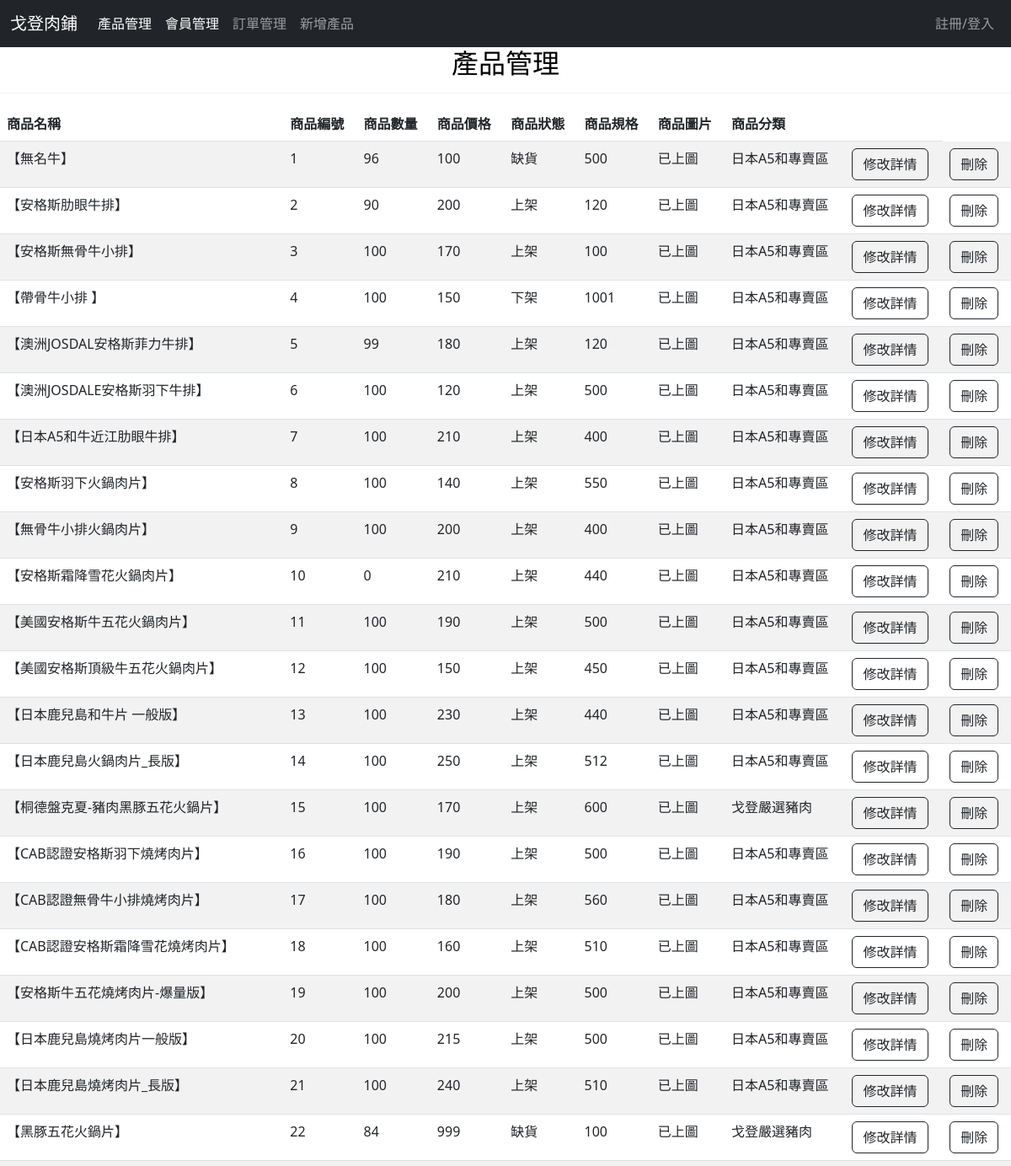
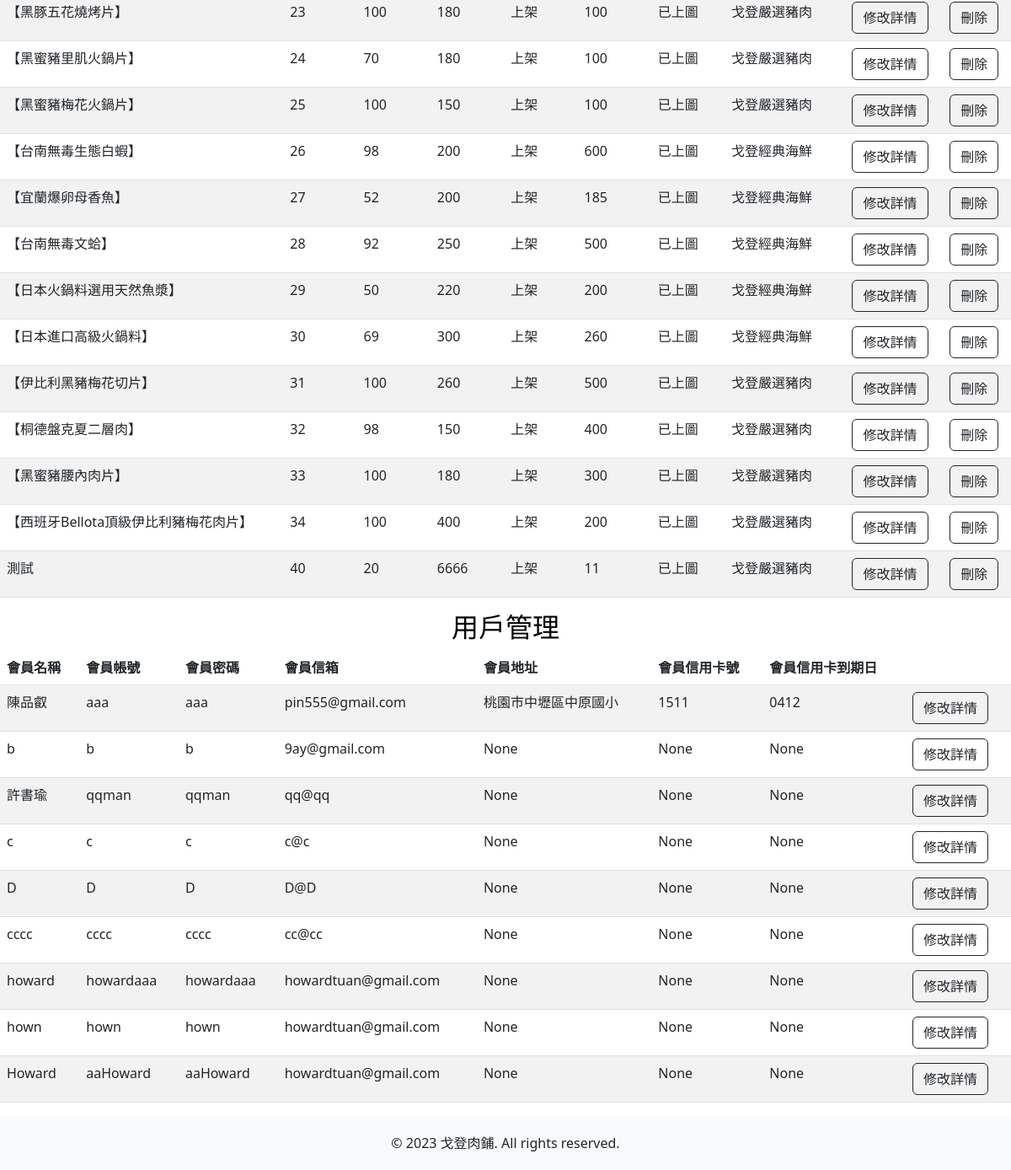
/dashboard/, run on the app's committed database (2 pictures, top to bottom).
### mywebsite/models.py (models this page shows)
class product(models.Model):
    PRODUCT_STATUS_CHOICES = [
        ('IN_STOCK', '上架'),
        ('OUT_OF_STOCK', '下架'),
        ('UNAVAILABLE', '缺貨'),
    ]
    PID = models.AutoField('產品編號', primary_key=True)
    PPrice = models.IntegerField('產品價錢')
    PName = models.CharField('產品名稱', max_length=100)
    PDetail = models.CharField('產品內容', max_length=10000)
    Pspec = models.IntegerField('產品規格',default=0)
    Pnum = models.IntegerField('產品數量',default=0)
    PStatus = models.CharField('產品狀態', max_length=13, choices=PRODUCT_STATUS_CHOICES, default='IN_STOCK')
    PPhoto = models.ImageField('產品圖片', upload_to='product_images/', blank=True, null=True)
    PCategory = models.CharField('產品分類', max_length=20) #也可以用選項

class member(models.Model):
    MID = models.AutoField('會員編號', primary_key=True)
    MName = models.CharField('會員姓名', max_length=20, null=False)
    MPhone = models.CharField('會員電話', max_length=50, null=False)
    MPW = models.CharField('會員密碼', max_length=20, null=False)
    MAccount = models.CharField('會員帳號', max_length=50, null=False)
    MEmail = models.CharField('會員信箱', max_length=100, null=False)
    MAddr = models.CharField('會員地址', max_length=100, null=True)
    MVISA = models.CharField('會員信用卡號', max_length=100, null=True)
    MCK = models.CharField('信用卡到期日', max_length=100, null=True)

### mywebsite/views.py (the view)
# urls.py: path('dashboard/', views.dashboard_view),
def dashboard_view(request):
    d = product.objects.all()
    mem = member.objects.all()
    return render(request, 'dashboard.html', locals())

### templates/dashboard.html (shortened to what this page needs)
<!DOCTYPE html>
<html>
  <head>
    <link href="https://cdn.jsdelivr.net/npm/bootstrap@5.3.0-alpha3/dist/css/bootstrap.min.css" rel="stylesheet">
    {% load static %}
    <link href="{% static 'css/styles.css'%}" rel="stylesheet" />
    <link rel="stylesheet" href="https://use.fontawesome.com/releases/v5.6.3/css/all.css"
>
</head>
<body id="page-top">
    <nav class="navbar navbar-default navbar-expand-lg navbar-dark bg-dark fixed-top">
        <div class="container-fluid">
            <a class="navbar-brand" href="/dashboard" style="color: white;">戈登肉鋪</a>
            <div class="collapse navbar-collapse" id="navbarSupportedContent">
                <ul class="navbar-nav me-auto mb-2 mb-lg-0">
                    <li class="nav-item">
                        <a class="nav-link active" aria-current="page" href="../dashboard/#products">產品管理</a>
                    </li>
                    <li class="nav-item">
                      <a class="nav-link active" aria-current="page" href="../dashboard/#member">會員管理</a>
                    </li>
                    <li class="nav-item">
                        <a class="nav-link" href="../orders_view/">訂單管理</a>
                    </li>
                    <li class="nav-item">
                      <a class="nav-link" href="../addp_view/">新增產品</a>
                  </li>
                </ul>
                <ul class="navbar-nav">
                  {% if request.Name %}
                  <li class="nav-item dropdown">
                    <a class="nav-link dropdown-toggle" href="#" id="navbarDropdown" role="button" data-bs-toggle="dropdown" aria-expanded="false">
                        {{ request.Name }} {% if request.is_manager %}(管理员){% endif %}
                        </a>
                        <ul class="dropdown-menu" aria-labelledby="navbarDropdown">
                          <li><a class="dropdown-item" href="{% url 'logout' %}">登出</a></li>
                        </ul>
                    </li>
                    {% else %}
                    <li class="nav-item">
                        <a class="nav-link" href="../login/">註冊/登入</a>
                    </li>
                    {% endif %}
                </ul>
            </div>
          </div>
    </nav>
      <div class="test">
        <div class="color-block h2-with-border">
          <h2 class="tit rounded">產品管理</h2>
        </div>
        <hr>
        <div class="table-responsive">
          <table class="table table-striped table-hover table-custom">
            <thead class="thead-dark">
              <tr class="hover-bg">
                <th>商品名稱</th>
                <th>商品編號</th>
                <th>商品數量</th>
                <th>商品價格</th>
                <th>商品狀態</th>
                <th>商品規格</th>
                <th>商品圖片</th>
                <th>商品分類</th>
                <th></th>
              </tr>
            </thead>
            <tbody>
              {% for detail in d %}
              <tr>
                <form action="/edit_view/" method="POST">
                  <td>{{ detail.PName }}</td>
                  <td>{{ detail.PID }}</td>
                  <td>{{ detail.Pnum }}</td>
                  <td>{{ detail.PPrice }}</td>
                  <td>
                    {% if detail.PStatus == 'IN_STOCK' %}
                      <span class="category">上架</span>
                    {% elif detail.PStatus == 'OUT_OF_STOCK' %}
                      <span class="category">下架</span>
                    {% elif detail.PStatus == 'UNAVAILABLE' %}
                      <span class="category special-cell">缺貨</span>
                    {% endif %}
                  </td>
                  <td>{{ detail.Pspec }}</td>
                  <td>
                    {% if detail.PPhoto %}
                    已上圖
                    {% else %}
                    暫無
                    {% endif %}
                  </td>
                  <td>
                    {% if detail.PCategory == 'beef' %}
                      <span class="category">日本A5和專賣區</span>
                    {% elif detail.PCategory == 'pork' %}
                      <span class="category">戈登嚴選豬肉</span>
                    {% elif detail.PCategory == 'seafood' %}
                      <span class="category">戈登經典海鮮</span>
                    {% endif %}
                  </td>
                  <td>
                    <button type="submit" class="btn btn-outline-dark">修改詳情</button>
                  </td>
                </form>
                  <td>
                    <form action="/dedelete/" method="POST">{% csrf_token %}
                      <button type="submit" class="btn btn-outline-dark">刪除</button>
                    </form>
                  </td>
              </tr>
              {% endfor %}
            </tbody>
          </table>
        </div>
      </div>
      <div id="member">
        <div class="color-block h2-with-border">
          <h2 class="tit rounded">用戶管理</h2>
        </div>
        <div class="table-responsive">
          <table class="table table-striped table-hover table-custom">
            <thead class="thead-dark">
              <tr class="hover-bg">
                <th>會員名稱</th>
                <th>會員帳號</th>
                <th>會員密碼</th>
                <th>會員信箱</th>
                <th>會員地址</th>
                <th>會員信用卡號</th>
                <th>會員信用卡到期日</th>
                <th></th>
              </tr>
            </thead>
            <tbody>
              {% for m in mem %}
              <tr>
                <form action="/m_e_view/" method="POST">
                  <td>{{ m.MName }}</td>
                  <td>{{ m.MAccount }}</td>
                  <td>{{ m.MPW }}</td>
                  <td>{{ m.MEmail }}</td>
                  <td>{{ m.MAddr }}</td>
                  <td>{{ m.MVISA }}</td>
                  <td>{{ m.MCK }}</td>
                  <td>
                    <input type="submit" value="修改詳情" class="btn btn-outline-dark">
                  </td>
                </form>
              </tr>
              {% endfor %}
            </tbody>
          </table>
        </div>
      </div>
    <footer class="footer">
      <div class="container">
        <span>© 2023 戈登肉鋪. All rights reserved.</span>
      </div>
    </footer>
</body>
</html>

### static/css/styles.css (style rules this page uses)
.footer { background-color: #f8f9fa; padding: 20px 0; text-align: center; }

### templates/dashboard.html (style rules this page uses)
.table-custom tbody tr:nth-child(even) { background-color: #f2f2f2; }
.table-custom tbody tr:nth-child(odd) { background-color: #bebdbd; }
hr { border-color: #bebdbd; }
.table-hover tbody tr { transition: 0.5s; }
.tit { color: black; }
.h2-with-border { text-decoration-color: black; display: inline; }
h2 { text-align: center; }

### data on the page
product: PName "【無名牛】", PID "1", Pnum "96", PPrice "100", PStatus "缺貨", Pspec "500", shows "已上圖", PCategory "日本A5和專賣區"
product: PName "【安格斯肋眼牛排】", PID "2", Pnum "90", PPrice "200", PStatus "上架", Pspec "120", shows "已上圖", PCategory "日本A5和專賣區"
product: PName "【安格斯無骨牛小排】", PID "3", Pnum "100", PPrice "170", PStatus "上架", Pspec "100", shows "已上圖", PCategory "日本A5和專賣區"
product: PName "【帶骨牛小排 】", PID "4", Pnum "100", PPrice "150", PStatus "下架", Pspec "1001", shows "已上圖", PCategory "日本A5和專賣區"
product: PName "【澳洲JOSDAL安格斯菲力牛排】", PID "5", Pnum "99", PPrice "180", PStatus "上架", Pspec "120", shows "已上圖", PCategory "日本A5和專賣區"
product: PName "【澳洲JOSDALE安格斯羽下牛排】", PID "6", Pnum "100", PPrice "120", PStatus "上架", Pspec "500", shows "已上圖", PCategory "日本A5和專賣區"
product: PName "【日本A5和牛近江肋眼牛排】", PID "7", Pnum "100", PPrice "210", PStatus "上架", Pspec "400", shows "已上圖", PCategory "日本A5和專賣區"
product: PName "【安格斯羽下火鍋肉片】", PID "8", Pnum "100", PPrice "140", PStatus "上架", Pspec "550", shows "已上圖", PCategory "日本A5和專賣區"
product: PName "【無骨牛小排火鍋肉片】", PID "9", Pnum "100", PPrice "200", PStatus "上架", Pspec "400", shows "已上圖", PCategory "日本A5和專賣區"
product: PName "【安格斯霜降雪花火鍋肉片】", PID "10", Pnum "0", PPrice "210", PStatus "上架", Pspec "440", shows "已上圖", PCategory "日本A5和專賣區"
product: PName "【美國安格斯牛五花火鍋肉片】", PID "11", Pnum "100", PPrice "190", PStatus "上架", Pspec "500", shows "已上圖", PCategory "日本A5和專賣區"
product: PName "【美國安格斯頂級牛五花火鍋肉片】", PID "12", Pnum "100", PPrice "150", PStatus "上架", Pspec "450", shows "已上圖", PCategory "日本A5和專賣區"
product: PName "【日本鹿兒島和牛片 一般版】", PID "13", Pnum "100", PPrice "230", PStatus "上架", Pspec "440", shows "已上圖", PCategory "日本A5和專賣區"
product: PName "【日本鹿兒島火鍋肉片_長版】", PID "14", Pnum "100", PPrice "250", PStatus "上架", Pspec "512", shows "已上圖", PCategory "日本A5和專賣區"
product: PName "【桐德盤克夏-豬肉黑豚五花火鍋片】", PID "15", Pnum "100", PPrice "170", PStatus "上架", Pspec "600", shows "已上圖", PCategory "戈登嚴選豬肉"
product: PName "【CAB認證安格斯羽下燒烤肉片】", PID "16", Pnum "100", PPrice "190", PStatus "上架", Pspec "500", shows "已上圖", PCategory "日本A5和專賣區"
product: PName "【CAB認證無骨牛小排燒烤肉片】", PID "17", Pnum "100", PPrice "180", PStatus "上架", Pspec "560", shows "已上圖", PCategory "日本A5和專賣區"
product: PName "【CAB認證安格斯霜降雪花燒烤肉片】", PID "18", Pnum "100", PPrice "160", PStatus "上架", Pspec "510", shows "已上圖", PCategory "日本A5和專賣區"
product: PName "【安格斯牛五花燒烤肉片-爆量版】", PID "19", Pnum "100", PPrice "200", PStatus "上架", Pspec "500", shows "已上圖", PCategory "日本A5和專賣區"
product: PName "【日本鹿兒島燒烤肉片一般版】", PID "20", Pnum "100", PPrice "215", PStatus "上架", Pspec "500", shows "已上圖", PCategory "日本A5和專賣區"
product: PName "【日本鹿兒島燒烤肉片_長版】", PID "21", Pnum "100", PPrice "240", PStatus "上架", Pspec "510", shows "已上圖", PCategory "日本A5和專賣區"
product: PName "【黑豚五花火鍋片】", PID "22", Pnum "84", PPrice "999", PStatus "缺貨", Pspec "100", shows "已上圖", PCategory "戈登嚴選豬肉"
product: PName "【黑豚五花燒烤片】", PID "23", Pnum "100", PPrice "180", PStatus "上架", Pspec "100", shows "已上圖", PCategory "戈登嚴選豬肉"
product: PName "【黑蜜豬里肌火鍋片】", PID "24", Pnum "70", PPrice "180", PStatus "上架", Pspec "100", shows "已上圖", PCategory "戈登嚴選豬肉"
product: PName "【黑蜜豬梅花火鍋片】", PID "25", Pnum "100", PPrice "150", PStatus "上架", Pspec "100", shows "已上圖", PCategory "戈登嚴選豬肉"
product: PName "【台南無毒生態白蝦】", PID "26", Pnum "98", PPrice "200", PStatus "上架", Pspec "600", shows "已上圖", PCategory "戈登經典海鮮"
product: PName "【宜蘭爆卵母香魚】", PID "27", Pnum "52", PPrice "200", PStatus "上架", Pspec "185", shows "已上圖", PCategory "戈登經典海鮮"
product: PName "【台南無毒文蛤】", PID "28", Pnum "92", PPrice "250", PStatus "上架", Pspec "500", shows "已上圖", PCategory "戈登經典海鮮"
product: PName "【日本火鍋料選用天然魚漿】", PID "29", Pnum "50", PPrice "220", PStatus "上架", Pspec "200", shows "已上圖", PCategory "戈登經典海鮮"
product: PName "【日本進口高級火鍋料】", PID "30", Pnum "69", PPrice "300", PStatus "上架", Pspec "260", shows "已上圖", PCategory "戈登經典海鮮"
product: PName "【伊比利黑豬梅花切片】", PID "31", Pnum "100", PPrice "260", PStatus "上架", Pspec "500", shows "已上圖", PCategory "戈登嚴選豬肉"
product: PName "【桐德盤克夏二層肉】", PID "32", Pnum "98", PPrice "150", PStatus "上架", Pspec "400", shows "已上圖", PCategory "戈登嚴選豬肉"
product: PName "【黑蜜豬腰內肉片】", PID "33", Pnum "100", PPrice "180", PStatus "上架", Pspec "300", shows "已上圖", PCategory "戈登嚴選豬肉"
product: PName "【西班牙Bellota頂級伊比利豬梅花肉片】", PID "34", Pnum "100", PPrice "400", PStatus "上架", Pspec "200", shows "已上圖", PCategory "戈登嚴選豬肉"
product: PName "測試", PID "40", Pnum "20", PPrice "6666", PStatus "上架", Pspec "11", shows "已上圖", PCategory "戈登嚴選豬肉"
member: MName "陳品叡", MAccount "aaa", MPW "aaa", MEmail "pin555@gmail.com", MAddr "桃園市中壢區中原國小", MVISA "1511", MCK "0412"
member: MName "b", MAccount "b", MPW "b", MEmail "9ay@gmail.com", MAddr "None", MVISA "None", MCK "None"
member: MName "許書瑜", MAccount "qqman", MPW "qqman", MEmail "qq@qq", MAddr "None", MVISA "None", MCK "None"
member: MName "c", MAccount "c", MPW "c", MEmail "c@c", MAddr "None", MVISA "None", MCK "None"
member: MName "D", MAccount "D", MPW "D", MEmail "D@D", MAddr "None", MVISA "None", MCK "None"
member: MName "cccc", MAccount "cccc", MPW "cccc", MEmail "cc@cc", MAddr "None", MVISA "None", MCK "None"
member: MName "howard", MAccount "howardaaa", MPW "howardaaa", MEmail "howardtuan@gmail.com", MAddr "None", MVISA "None", MCK "None"
member: MName "hown", MAccount "hown", MPW "hown", MEmail "howardtuan@gmail.com", MAddr "None", MVISA "None", MCK "None"
member: MName "Howard", MAccount "aaHoward", MPW "aaHoward", MEmail "howardtuan@gmail.com", MAddr "None", MVISA "None", MCK "None"
